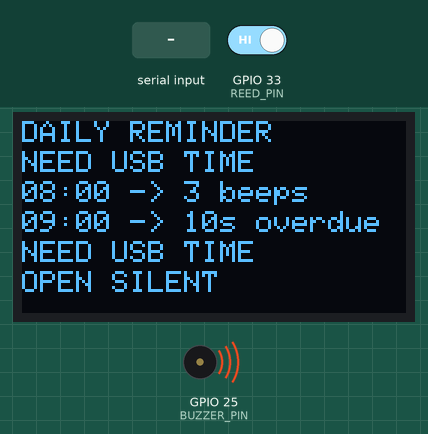
Simulated run of this sketch. Board: ESP32. On the bench: 128×64 one-colour display, buzzer (waves = sounding, pin HIGH). Inputs (shaded band) come from the test bench; at power-on: GPIO 33 (REED_PIN) HIGH. EEPROM starts erased; what the sketch prints to the serial monitor is not drawn.

Above: at 1.5 s.
1.6 s: "b\n" received over Serial
At 2.02 s:
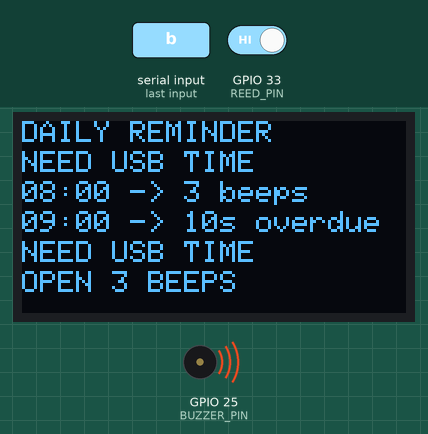
4.3 s: GPIO 33 (REED_PIN) driven LOW
At 5.5 s:
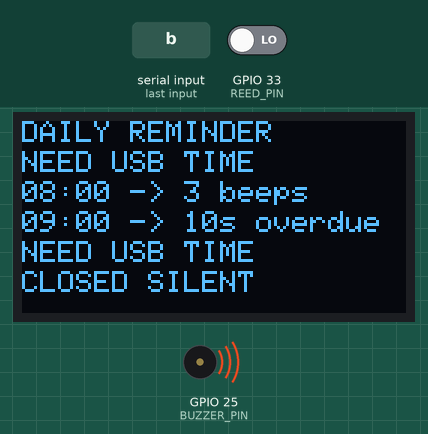
5.8 s: "demo\n" received over Serial
At 6.6 s:
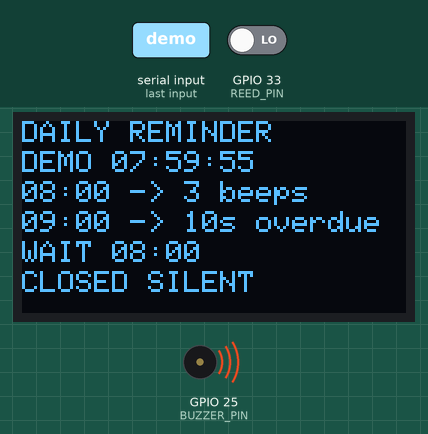
8.8 s: GPIO 33 (REED_PIN) driven HIGH
At 9.3 s:
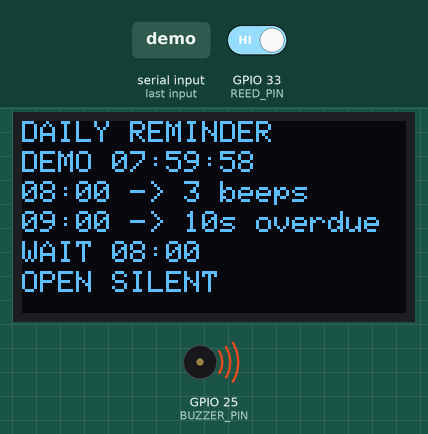
11.8 s: "c\n" received over Serial
At 12.6 s:
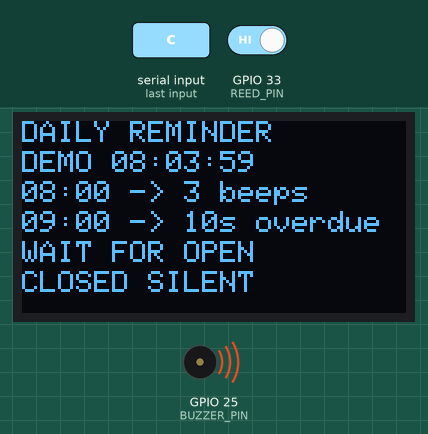
14.8 s: GPIO 33 (REED_PIN) driven LOW
At 15.6 s:
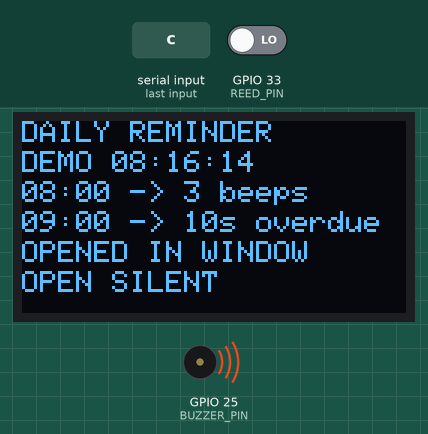
Timing chart, 0 to 17.8 s (numbered marks = the images above; inputs shaded):
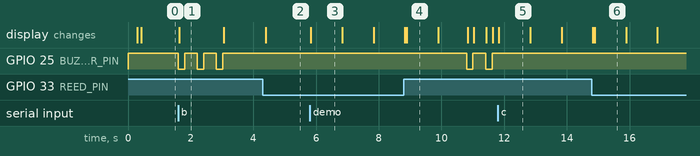

Measured:
- after the input at 1.6 s, GPIO 25 (BUZZER_PIN): alternates HIGH for 0.40 s and LOW for 0.20 s, 6 changes in all, then stays HIGH, starting at once; the display: changes at once (image 1)
- after the input at 4.3 s, the display: changes after 0.09 s (image 2)
- after the input at 5.8 s, the display: changes at once (image 3)
- after the input at 8.8 s, the display: first differs from a run without the input after 0.09 s (image 4)
- after the input at 11.8 s, GPIO 25 (BUZZER_PIN): stays HIGH (without the input it goes to LOW after 0.22 s); the display: changes at once (image 5)
- after the input at 14.8 s, the display: first differs from a run without the input after 0.09 s (image 6)
- what the display in image 1 shows lasts 1.4 s, from 1.6 s to 3.0 s

The sketch:

DailyReminderTest.ino
```cpp
#include <Arduino.h>
#include <Wire.h>
#include <Preferences.h>
#include <Adafruit_GFX.h>
#include <Adafruit_SSD1306.h>
#include <driver/gpio.h>
#include <sys/time.h>
#include <time.h>
#include "config.h"
#include "ReminderSchedule.h"

// 每日本地提醒：08:00 三声，09:00 未开盒连续响 10 秒。
// 不联网、不上传事件、不修改后端或微信通知规则。
Adafruit_SSD1306 display(128, 64, &Wire, -1);
Preferences storage;
BoxReminder::Schedule realSchedule;
BoxReminder::Schedule demoSchedule;
bool oledReady = false;
bool storageReady = false;
bool clockSynced = false;
bool clockBlocked = false;
bool demoMode = false;
uint32_t demoStartedAt = 0;
int closedLevel = VERIFIED_CLOSED_LEVEL;
int lastReading = HIGH;
int stableReading = -1;
uint32_t lastChangeAt = 0;
uint32_t lastFrameAt = 0;
uint32_t lastStatusAt = 0;
bool displayDirty = true;
String commandLine;
bool commandOverflow = false;
uint32_t lastSerialAt = 0;

// 0=静音，1=三声，2=连续十秒。所有响铃均非阻塞。
int soundMode = 0;
bool soundOn = false;
int beepsRemaining = 0;
uint32_t soundChangedAt = 0;
uint32_t longSoundStartedAt = 0;

void stopSound() {
  digitalWrite(BUZZER_PIN, HIGH);
  soundMode = 0;
  soundOn = false;
  beepsRemaining = 0;
  displayDirty = true;
}

void startSound(bool continuous) {
  soundMode = continuous ? 2 : 1;
  soundOn = true;
  beepsRemaining = continuous ? 0 : 3;
  digitalWrite(BUZZER_PIN, LOW);
  soundChangedAt = millis();
  longSoundStartedAt = soundChangedAt;
  Serial.print("SOUND_START mode="); Serial.print(continuous ? "continuous_10s" : "three_beeps");
  Serial.print(" start_ms="); Serial.println(longSoundStartedAt);
  displayDirty = true;
}

void updateSound(uint32_t now) {
  if (soundMode == 2) {
    if (now - longSoundStartedAt >= OVERDUE_SOUND_MS) {
      stopSound();
      Serial.print("SOUND_END continuous_10s elapsed_ms=");
      Serial.println(now - longSoundStartedAt);
    }
  } else if (soundMode == 1) {
    if (soundOn && now - soundChangedAt >= BEEP_ON_MS) {
      digitalWrite(BUZZER_PIN, HIGH);
      soundOn = false;
      soundChangedAt = now;
      beepsRemaining--;
      displayDirty = true;
      if (beepsRemaining == 0) {
        soundMode = 0;
        Serial.println("SOUND_END three_beeps");
      }
    } else if (!soundOn && now - soundChangedAt >= BEEP_OFF_MS) {
      digitalWrite(BUZZER_PIN, LOW);
      soundOn = true;
      soundChangedAt = now;
      displayDirty = true;
    }
  }
}

ClockReading realClock() {
  if (!clockSynced) return ClockReading();
  time_t stamp = time(NULL);
  struct tm local = {};
  if (!localtime_r(&stamp, &local) || local.tm_year + 1900 < 2020) return ClockReading();
  uint32_t day = (local.tm_year + 1900) * 10000U + (local.tm_mon + 1) * 100U + local.tm_mday;
  return ClockReading(true, day, local.tm_hour * 3600U + local.tm_min * 60U + local.tm_sec);
}

ClockReading activeClock(uint32_t now) {
  if (!demoMode) return realClock();
  uint32_t elapsed = now - demoStartedAt;
  uint32_t second;
  if (elapsed < DEMO_START_MS) {
    second = BoxReminder::REMINDER_SECOND - 5U + elapsed / 1000U;
  } else if (elapsed < DEMO_DEADLINE_MS) {
    second = BoxReminder::REMINDER_SECOND +
        (elapsed - DEMO_START_MS) * 3600U / (DEMO_DEADLINE_MS - DEMO_START_MS);
  } else {
    second = BoxReminder::DEADLINE_SECOND + (elapsed - DEMO_DEADLINE_MS) / 1000U;
  }
  return ClockReading(true, 1, second);  // 虚拟日仅属于 demoSchedule，绝不写 NVS。
}

void saveRealState() {
  if (!storageReady) return;
  const BoxReminder::DayState& state = realSchedule.state();
  uint64_t packed = (static_cast<uint64_t>(state.day) << 8) | state.flags;
  if (storage.putULong64("daily", packed) != sizeof(packed)) {
    storageReady = false;
    stopSound();
    Serial.println("STORAGE_ERROR automatic_schedule_disabled");
  }
}

void applyDecision(const BoxReminder::Decision& decision) {
  if (decision.action == BoxReminder::StopSound) stopSound();
  if (decision.clockBlocked) {
    clockBlocked = true;
    stopSound();
    return;
  }
  clockBlocked = false;
  if (!demoMode && decision.changed) saveRealState();
  if (!demoMode && !storageReady) return;
  if (decision.action == BoxReminder::ThreeBeeps) {
    Serial.println(demoMode ? "DEMO EVENT REMINDER_08 three_beeps" : "REAL EVENT REMINDER_08 three_beeps");
    startSound(false);
  } else if (decision.action == BoxReminder::ContinuousTenSeconds) {
    Serial.println(demoMode ? "DEMO EVENT OVERDUE_09 continuous_10s" : "REAL EVENT OVERDUE_09 continuous_10s");
    startSound(true);
  }
  if (decision.changed) displayDirty = true;
}

void updateReed(uint32_t now, const ClockReading& clock) {
  int reading = digitalRead(REED_PIN);
  if (reading != lastReading) { lastReading = reading; lastChangeAt = now; }
  if (now - lastChangeAt < DEBOUNCE_MS || stableReading == reading) return;
  int previous = stableReading;
  stableReading = reading;
  displayDirty = true;
  Serial.print("REED level="); Serial.println(stableReading);
  if (previous != closedLevel || stableReading == closedLevel) return;
  stopSound();
  if (!clock.valid) {
    Serial.println("OPEN_IGNORED clock_not_set");
    return;
  }
  BoxReminder::Schedule& schedule = demoMode ? demoSchedule : realSchedule;
  BoxReminder::Decision decision = schedule.opening(clock.day, clock.second);
  applyDecision(decision);
  Serial.print(demoMode ? "DEMO OPEN " : "REAL OPEN ");
  Serial.println(schedule.has(BoxReminder::OpenedInWindow) ? "on_time" : "outside_window_or_late");
}

const char* phaseText(const ClockReading& clock) {
  if (!clock.valid) return "NEED USB TIME";
  if (!demoMode && !storageReady) return "STORAGE ERROR";
  if (clockBlocked) return "CHECK CLOCK";
  const BoxReminder::Schedule& schedule = demoMode ? demoSchedule : realSchedule;
  if (schedule.has(BoxReminder::PastSkipped)) return "NEXT DAY";
  if (schedule.has(BoxReminder::OpenedInWindow)) return "OPENED IN WINDOW";
  if (schedule.has(BoxReminder::OpenedLate)) return "LATE OPEN / STOP";
  if (schedule.has(BoxReminder::OverdueDone)) return "OVERDUE / DONE";
  if (schedule.has(BoxReminder::ReminderDone)) return "WAIT FOR OPEN";
  return "WAIT 08:00";
}

void printStatus() {
  ClockReading clock = activeClock(millis());
  Serial.print("STATUS mode="); Serial.print(demoMode ? "DEMO" : "REAL");
  Serial.print(" clock="); Serial.print(clock.valid ? "SET" : "UNSET");
  Serial.print(" day="); Serial.print(clock.day);
  Serial.print(" sec="); Serial.print(clock.second);
  Serial.print(" lid="); Serial.print(stableReading < 0 ? "UNKNOWN" : stableReading == closedLevel ? "CLOSED" : "OPEN");
  Serial.print(" closed="); Serial.print(closedLevel);
  Serial.print(" sound="); Serial.print(soundMode);
  Serial.print(" oled="); Serial.print(oledReady ? 1 : 0);
  Serial.print(" nvs="); Serial.print(storageReady ? 1 : 0);
  Serial.print(" flags="); Serial.print((demoMode ? demoSchedule : realSchedule).state().flags);
  Serial.print(" phase="); Serial.println(phaseText(clock));
}

void endDemo() {
  if (!demoMode) return;
  stopSound();
  demoMode = false;
  displayDirty = true;
  Serial.println("DEMO_FINISHED real_clock_and_daily_state_preserved");
}

bool setClockFromText(const String& text) {
  int year, month, day, hour, minute, second, consumed = 0;
  if (sscanf(text.c_str(), "%d-%d-%d %d:%d:%d%n", &year, &month, &day,
             &hour, &minute, &second, &consumed) != 6 || consumed != (int)text.length() ||
      year < 2020 || year > 2099 || month < 1 || month > 12 || day < 1 || day > 31 ||
      hour < 0 || hour > 23 || minute < 0 || minute > 59 || second < 0 || second > 59) return false;
  struct tm local = {};
  local.tm_year = year - 1900; local.tm_mon = month - 1; local.tm_mday = day;
  local.tm_hour = hour; local.tm_min = minute; local.tm_sec = second; local.tm_isdst = -1;
  time_t stamp = mktime(&local);
  if (stamp < 0 || local.tm_year != year - 1900 || local.tm_mon != month - 1 ||
      local.tm_mday != day || local.tm_hour != hour || local.tm_min != minute || local.tm_sec != second) return false;
  endDemo();
  stopSound();
  struct timeval value = {stamp, 0};
  if (settimeofday(&value, NULL) != 0) return false;
  clockSynced = true;
  ClockReading clock = realClock();
  BoxReminder::Decision init = realSchedule.initialize(clock.day, clock.second, true);
  applyDecision(init);
  Serial.print("TIME_OK UTC+8 "); Serial.println(text);
  if (realSchedule.has(BoxReminder::PastSkipped)) Serial.println("PAST_SKIPPED next_reminder_tomorrow_08:00");
  displayDirty = true;
  return true;
}

void handleCommand(String command) {
  command.trim();
  if (command == "?") { printStatus(); return; }
  if (command == "s") { stopSound(); Serial.println("SOUND_STOP"); return; }
  if (command == "b") { startSound(false); Serial.println("MANUAL three_beeps"); return; }
  if (command == "real") { endDemo(); printStatus(); return; }
  if (command == "demo") {
    stopSound();
    demoSchedule.restore(0, 0);
    demoStartedAt = millis();
    demoMode = true;
    clockBlocked = false;
    demoSchedule.initialize(1, BoxReminder::REMINDER_SECOND - 5U, false);
    displayDirty = true;
    Serial.println("DEMO_STARTED simulated_08_in_5s simulated_09_in_20s auto_exit_32s");
    return;
  }
  if (command == "c") {
    if (stableReading < 0 || stableReading != lastReading || digitalRead(REED_PIN) != stableReading ||
        millis() - lastChangeAt < DEBOUNCE_MS) { Serial.println("CALIBRATION_RETRY keep_magnet_close"); return; }
    closedLevel = stableReading;
    stopSound();
    if (!storageReady || storage.putInt("closed", closedLevel) != sizeof(int32_t)) {
      Serial.println("CALIBRATION_NOT_SAVED");
    } else {
      Serial.print("CLOSED_LEVEL_SAVED "); Serial.println(closedLevel);
    }
    displayDirty = true;
    return;
  }
  if (command.startsWith("time ")) {
    if (!setClockFromText(command.substring(5))) Serial.println("TIME_ERROR use_time_YYYY-MM-DD_HH:MM:SS");
    return;
  }
  Serial.println("COMMANDS ? | b | s | c | demo | real | time YYYY-MM-DD HH:MM:SS");
}

void readSerial(uint32_t now) {
  while (Serial.available() > 0) {
    char byte = Serial.read();
    lastSerialAt = now;
    if (byte == '\r' || byte == '\n') {
      if (commandOverflow) Serial.println("COMMAND_TOO_LONG");
      else if (commandLine.length()) handleCommand(commandLine);
      commandLine = ""; commandOverflow = false;
    } else if (!commandOverflow && static_cast<unsigned char>(byte) >= 32) {
      if (commandLine.length() < 80) commandLine += byte;
      else { commandLine = ""; commandOverflow = true; }
    }
  }
  if (!commandOverflow && now - lastSerialAt >= 80 &&
      (commandLine == "?" || commandLine == "b" || commandLine == "s" ||
       commandLine == "c" || commandLine == "demo" || commandLine == "real")) {
    handleCommand(commandLine); commandLine = "";
  }
}

void drawScreen(uint32_t now) {
  if (!oledReady || (!displayDirty && now - lastFrameAt < 1000)) return;
  lastFrameAt = now; displayDirty = false;
  ClockReading clock = activeClock(now);
  display.clearDisplay(); display.setTextSize(1);
  display.setTextColor(SSD1306_WHITE); display.setTextWrap(false);
  display.setCursor(0, 0); display.print("DAILY REMINDER");
  char line[28];
  display.setCursor(0, 10);
  if (clock.valid) {
    snprintf(line, sizeof(line), "%s %02lu:%02lu:%02lu", demoMode ? "DEMO" : "REAL",
             (unsigned long)(clock.second / 3600U), (unsigned long)(clock.second / 60U % 60U),
             (unsigned long)(clock.second % 60U));
    display.print(line);
  } else display.print("NEED USB TIME");
  display.setCursor(0, 20); display.print("08:00 -> 3 beeps");
  display.setCursor(0, 30); display.print("09:00 -> 10s overdue");
  display.setCursor(0, 40); display.print(phaseText(clock));
  display.setCursor(0, 50);
  display.print(stableReading < 0 ? "Lid:? " : stableReading == closedLevel ? "CLOSED " : "OPEN ");
  display.print(soundMode == 0 ? "SILENT" : soundMode == 1 ? "3 BEEPS" : "10s ALARM");
  display.display();
}

void setup() {
  gpio_set_level(static_cast<gpio_num_t>(BUZZER_PIN), 1);
  pinMode(BUZZER_PIN, OUTPUT); stopSound();
  pinMode(REED_PIN, INPUT_PULLUP);
  Serial.begin(115200); delay(300);
  setenv("TZ", "CST-8", 1); tzset();
  commandLine.reserve(80);
  storageReady = storage.begin("box-local-time", false);
  if (storageReady) {
    uint64_t packed = storage.getULong64("daily", 0);
    if (!realSchedule.restore(static_cast<uint32_t>(packed >> 8), static_cast<uint8_t>(packed))) storageReady = false;
    int savedLevel = storage.getInt("closed", VERIFIED_CLOSED_LEVEL);
    if (savedLevel == LOW || savedLevel == HIGH) closedLevel = savedLevel;
  }
  Wire.begin(SDA_PIN, SCL_PIN);
  Wire.beginTransmission(0x3C);
  if (Wire.endTransmission() == 0) oledReady = display.begin(SSD1306_SWITCHCAPVCC, 0x3C, true, false);
  lastReading = digitalRead(REED_PIN); lastChangeAt = millis();
  Serial.println("DAILY_REMINDER_READY UTC+8 08:00=3_beeps 09:00=10s_if_unopened");
  Serial.println("NEED_TIME send: time YYYY-MM-DD HH:MM:SS (Beijing time)");
  Serial.println("COMMANDS ? | b | s | c | demo | real | time YYYY-MM-DD HH:MM:SS");
  printStatus(); drawScreen(millis());
}

void loop() {
  uint32_t now = millis();
  readSerial(now);
  now = millis();  // 命令可能刚启动演练/响铃，不能沿用更早的 millis 值。
  if (demoMode && now - demoStartedAt >= DEMO_END_MS) endDemo();
  ClockReading clock = activeClock(now);
  // 先处理开盒，再判断超时；开盒不会额外触发旧测试中的三声。
  updateReed(now, clock);
  if (clock.valid && (demoMode || storageReady)) {
    BoxReminder::Schedule& schedule = demoMode ? demoSchedule : realSchedule;
    applyDecision(schedule.tick(clock.day, clock.second));
  }
  now = millis();  // NVS 写入完成后再计响铃时长，避免旧时间相减回绕。
  updateSound(now); drawScreen(now);
  if (now - lastStatusAt >= 5000) { lastStatusAt = now; printStatus(); }
  delay(5);
}
```

ReminderSchedule.h
```cpp
#pragma once
#include <stdint.h>

// 纯状态机：实际日与缩时演练各用一个实例，演练不能覆盖实际日记录。
namespace BoxReminder {
static const uint32_t REMINDER_SECOND = 8U * 3600U;
static const uint32_t DEADLINE_SECOND = 9U * 3600U;

enum Action { NoAction, ThreeBeeps, ContinuousTenSeconds, StopSound };
enum Flag {
  ReminderDone = 1,
  OverdueDone = 2,
  OpenedInWindow = 4,
  OpenedLate = 8,
  PastSkipped = 16
};

struct DayState {
  uint32_t day;
  uint8_t flags;
  DayState(uint32_t value = 0, uint8_t bits = 0) : day(value), flags(bits) {}
};

struct Decision {
  Action action;
  bool changed;
  bool clockBlocked;
  Decision(Action value = NoAction, bool dirty = false, bool blocked = false)
      : action(value), changed(dirty), clockBlocked(blocked) {}
};

class Schedule {
 public:
  Schedule() : state_() {}

  bool restore(uint32_t day, uint8_t flags) {
    if ((flags & ~31U) != 0 || (day == 0 && flags != 0)) return false;
    state_ = DayState(day, flags);
    return true;
  }

  const DayState& state() const { return state_; }
  bool has(Flag flag) const { return (state_.flags & flag) != 0; }

  // 初次校时如当天截止时间已过且无当天记录，不补响旧计划。
  // 若已存同一天记录，保留进度，以便恢复未完成的提醒。
  Decision initialize(uint32_t day, uint32_t second, bool skipPast) {
    Decision result = ensureDay(day, second);
    if (result.clockBlocked) return result;
    if (result.changed && skipPast && second >= DEADLINE_SECOND) {
      state_.flags = ReminderDone | OverdueDone | PastSkipped;
    }
    return result;
  }

  Decision tick(uint32_t day, uint32_t second) {
    Decision result = ensureDay(day, second);
    if (result.clockBlocked || has(OpenedInWindow) || has(OpenedLate)) return result;
    // 先判超时，避免晚于 9 点才启动时挤在一起响两种声音。
    if (second >= DEADLINE_SECOND) {
      if (!has(OverdueDone)) {
        state_.flags |= ReminderDone | OverdueDone;
        result.action = ContinuousTenSeconds;
        result.changed = true;
      }
    } else if (second >= REMINDER_SECOND && !has(ReminderDone)) {
      state_.flags |= ReminderDone;
      result.action = ThreeBeeps;
      result.changed = true;
    }
    return result;
  }

  // 只在去抖后的关->开边沿调用；开机已经开着不构成新开盒。
  // 截止点为 09:00:00：此后打开只记迟到，仍立即停止本地响铃。
  Decision opening(uint32_t day, uint32_t second) {
    Decision result = ensureDay(day, second);
    if (result.clockBlocked) return result;
    result.action = StopSound;
    uint8_t flag = 0;
    if (second >= REMINDER_SECOND && second < DEADLINE_SECOND &&
        !has(OverdueDone) && !has(OpenedLate)) flag = OpenedInWindow;
    else if (second >= DEADLINE_SECOND && !has(OpenedInWindow)) flag = OpenedLate;
    if (flag != 0 && (state_.flags & flag) == 0) {
      state_.flags |= flag;
      result.changed = true;
    }
    return result;
  }

 private:
  DayState state_;

  Decision ensureDay(uint32_t day, uint32_t second) {
    if (day == 0 || second >= 86400U || (state_.day != 0 && day < state_.day)) {
      return Decision(NoAction, false, true);
    }
    if (day != state_.day) {
      state_ = DayState(day, 0);
      return Decision(NoAction, true, false);
    }
    return Decision();
  }
};
}  // namespace BoxReminder
```

config.h
```cpp
#pragma once
#include <stdint.h>

// 本地测试计划，不修改服务端已有超时/微信规则。
// 时区按中国标准时间 UTC+8；真正的钟通过 USB time 命令校准。
static const int SDA_PIN = 21;
static const int SCL_PIN = 22;
static const int REED_PIN = 33;
static const int BUZZER_PIN = 25;
static const int VERIFIED_CLOSED_LEVEL = 0;  // 2026-11-08 本机实测磁铁贴近=0。
static const unsigned long DEBOUNCE_MS = 60;
static const unsigned long BEEP_ON_MS = 200;
static const unsigned long BEEP_OFF_MS = 400;
static const unsigned long OVERDUE_SOUND_MS = 10000;
static const unsigned long DEMO_END_MS = 32000;
static const unsigned long DEMO_START_MS = 5000;
static const unsigned long DEMO_DEADLINE_MS = 20000;

struct ClockReading {
  bool valid;
  uint32_t day;
  uint32_t second;
  ClockReading(bool ready = false, uint32_t date = 0, uint32_t seconds = 0)
      : valid(ready), day(date), second(seconds) {}
};
```
